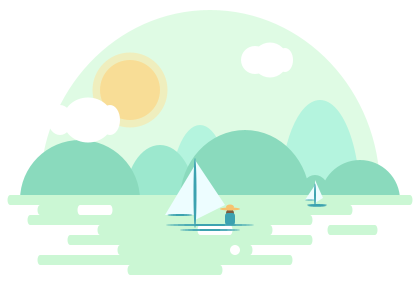
Frame 1 (no input)
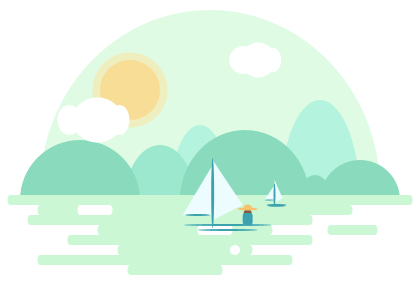
Frame 60 (the mouse pressed at the canvas centre just before this capture)
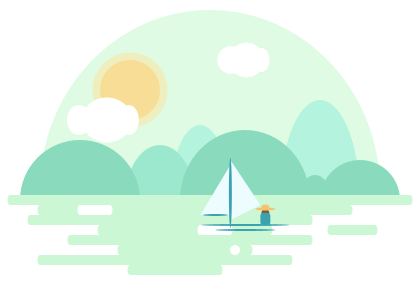
Frame 120 (the mouse held since frame 60 and released just before this capture)

The Processing sketch that drew these frames (run headless with seeded random() and noise(); from frame 60 on, the mouse is pressed at the canvas centre):

// Processing sketch: Senery
// ── Senery.pde
void setup(){
  size(420,300);
}
void scenery(){
  //sky
  fill(223,251,228);
  noStroke();
  arc(210,190,340,360,PI,PI+PI,CHORD);
  //sun
  fill(239,238,190);
  noStroke();
  ellipse(130,90,75,75);
  fill(248,221,150);
  noStroke();
  ellipse(130,90,60,60);
  
  //mountain
  fill(180,244,222);
  noStroke();
  arc(320,200,80,200,PI,PI+PI,CHORD);
  arc(200,200,60,150,PI,PI+PI,CHORD);
  fill(156,232,206);
  noStroke();
  arc(160,200,70,110,PI,PI+PI,CHORD);

  
  fill(138,218,189);
  noStroke();
  arc(80,200,120,120,PI,PI+PI, CHORD);
  arc(245,200,130,140,PI,PI+PI, CHORD);
  arc(315,195,30,40,PI,PI+PI, CHORD);
  arc(360,200,80,80,PI,PI+PI, CHORD);
  
  //river
  fill(203,247,212);
  noStroke();
  ellipse(10,200,5,10);
  rect(10,195,400,10);
  ellipse(410,200,5,10);
  
  ellipse(40,210,5,10);
  rect(40,205,310,10);
  ellipse(350,210,5,10);
  
  ellipse(30,220,5,10);
  rect(30,215,280,10);
  ellipse(310,220,5,10);
  
  ellipse(100,230,5,10);
  rect(100,225,170,10);
  ellipse(270,230,5,10);
  
  ellipse(330,230,5,10);
  rect(330,225,45,10);
  ellipse(375,230,5,10);
  
  ellipse(70,240,5,10);
  rect(70,235,240,10);
  ellipse(310,240,5,10);
  
  ellipse(120,250,5,10);
  rect(120,245,130,10);
  ellipse(250,250,5,10);
  
  ellipse(40,260,5,10);
  rect(40,255,250,10);
  ellipse(290,260,5,10);
  
  ellipse(130,270,5,10);
  rect(130,265,90,10);
  ellipse(220,270,5,10);
  
  fill(255,255,255);
  noStroke();
  ellipse(80,210,5,10);
  rect(80,205,30,10);
  ellipse(110,210,5,10);
  
  ellipse(200,230,5,10);
  rect(200,225,30,10);
  ellipse(230,230,5,10);
  
  ellipse(235,250,10,10);
  
}
void boat1() {
  fill(237,253,255);
  noStroke();
  triangle(165+x1, 215, 195+x1, 165, 195+x1, 215);
  triangle(195+x1, 220, 195+x1, 160, 225+x1, 205);
  
  fill(60, 162, 176);
  noStroke();
  ellipse(210+x1, 225, 88, 2);
  ellipse(210+x1, 230, 60, 2);
  ellipse(195+x1, 193, 3, 70);
  ellipse(180+x1, 215, 25, 2);
  
  fill(126, 94, 62);
  noStroke();
  ellipse(230+x1, 213, 8, 8);
  
  fill(60, 162, 176);
  noStroke();
  rect(225+x1, 213, 10, 12, 3);
  
  fill(247, 194, 112);
  noStroke();
  ellipse(230+x1, 207, 8, 5);
  ellipse(230+x1, 209, 20, 3); 
}
void boat2() {
  fill(237,253,255);
  noStroke();
  triangle(305-x2, 200, 315-x2, 185, 315-x2, 200);
  triangle(315-x2, 203, 315-x2, 180, 323-x2, 198);
  
  fill(60, 162, 176);
  noStroke();
  ellipse(310-x2, 200, 10, 1);
  ellipse(317-x2, 205.8, 18, 2);
  ellipse(315-x2, 195, 2, 23);
  ellipse(317-x2, 205, 20, 2);
}
void cloud1(){
  fill(255,255,255);
  ellipse(60+cx1,120,24,30);
  ellipse(88+cx1,120,50,45);
  ellipse(110+cx1,120,20,30);
  
}
void cloud2(){
  fill(255,255,255);
  ellipse(255-cx2,60,28,28);
  ellipse(270-cx2,60,35,35);
  ellipse(285-cx2,60,16,24);
}

float x1 = 0;
float x2 = 0;
float cx1 = 0;
float cx2 = 0;
float theta = 0;
void draw(){
  background(255,255,255);
  scenery();
  cx1 = 80 * sin(theta); 
  cloud1();
  cx2 = 100 * sin(theta);
  cloud2();
  x1 = 150 * sin(theta);
  boat2();
  x2 = 350 * sin(theta);
  boat1();
  theta += 0.002;

}
